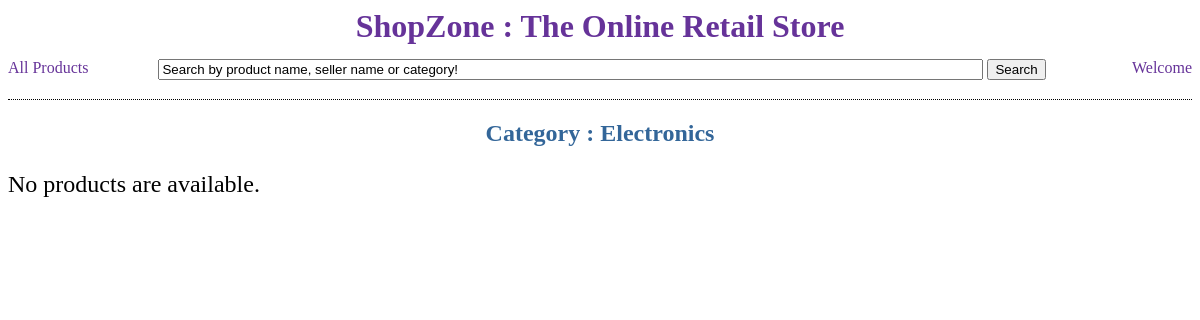
The app's page /shop/Electronics/, older data.
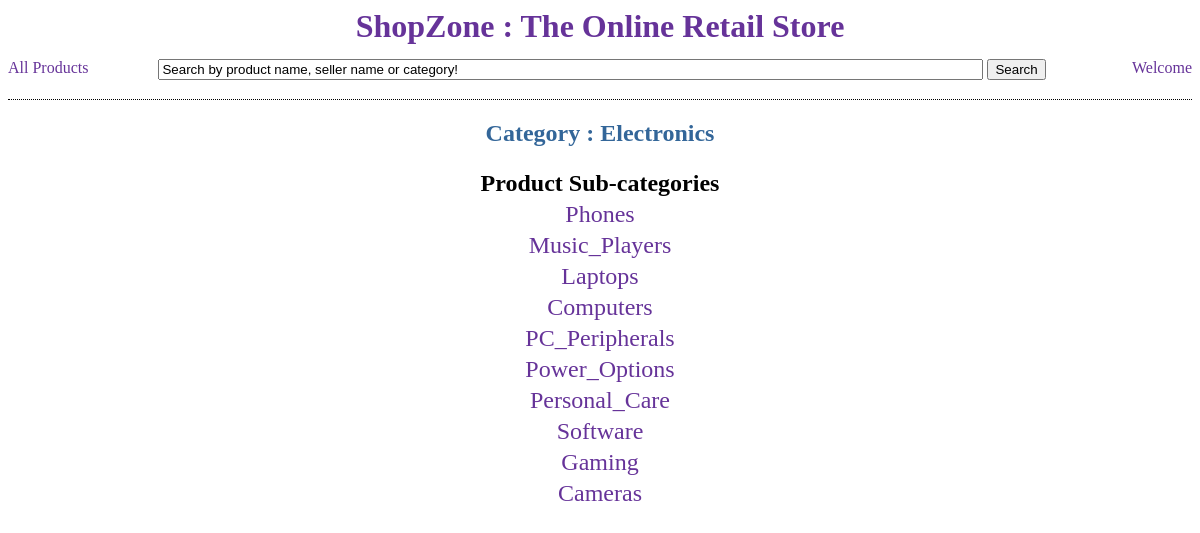
The same page, newer data.
### store/models.py (models this page shows, shortened)
class Category(models.Model):
    category_name = models.CharField(max_length=20)

class SubCategory(models.Model):
    sub_category_name = models.CharField(max_length=20)
    category = models.ForeignKey(Category)
    def __str__(self):
        return self.sub_category_name

### store/views.py (the view)
# urls.py: url(r'^(?P<product_category>\w+)/$', views.by_category),
def by_category(request, product_category): ## T2 Done.
	try:
		if user is None:
			return HttpResponseRedirect('/shop/login/')
	except:
		return HttpResponseRedirect('/shop/login/')
	product_category = product_category[0].upper() + product_category[1:].lower()
	all_products_list = Product.objects.all()
	sub_categories = list(set([i.category for i in all_products_list if i.category.category.category_name == product_category]))
	context = {'sub_categories': sub_categories, 'product_category': product_category}
	return render(request, 'store/by_category.html', context)

### store/templates/store/by_category.html (shortened to what this page needs)
<html>
	<head>
	</head>
	{% include "store/top.html" %}
		<div>
			<h2 align="center" style="color:#336699">
			{% if from_search %}
				Search results for : {{ product_category }}
			{% else %}
				Category : {{ product_category }}
			{% endif %} </h2>
		</div>
		<div style="font-size:1.5em;">
			{% if sub_categories %}
				<table align="center" style="font-size:1em;" border=0>
					<tr align="center">
						<th style="width:500px;">Product Sub-categories</th>
					</tr>
					{% for sub in sub_categories %}
						<tr align="center">
							<td> <a href="/shop/by_search/{{ sub }}"><div class="linkdiv">{{ sub }}</a></div></td>
						</tr>
					{% endfor %}
			{% else %}
				<p>No products are available.</p>
			{% endif %}
		</div>
	{% include "store/bottom.html" %}

Row changes from the older to the newer data that the page shows:
added Category: category_name "Electronics"
added SubCategory: sub_category_name "Phones"
added SubCategory: sub_category_name "Music_Players"
added SubCategory: sub_category_name "Laptops"
added SubCategory: sub_category_name "Computers"
added SubCategory: sub_category_name "PC_Peripherals"
added SubCategory: sub_category_name "Power_Options"
added SubCategory: sub_category_name "Personal_Care"
added SubCategory: sub_category_name "Software"
added SubCategory: sub_category_name "Gaming"
added SubCategory: sub_category_name "Cameras"
Text that changed along with them:
{{ product_category }}: "Electronics" → (not shown)
text no longer shown: "No products are available."
text now shown: "Product Sub-categories"
